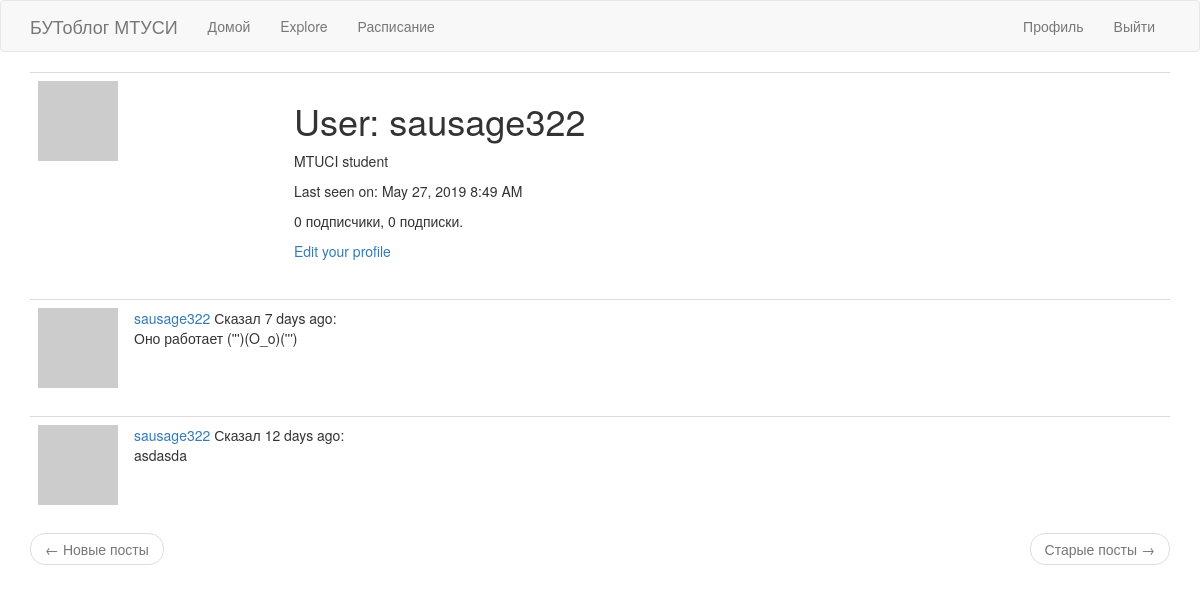
The app's page /user/sausage322 (signed in), older data.
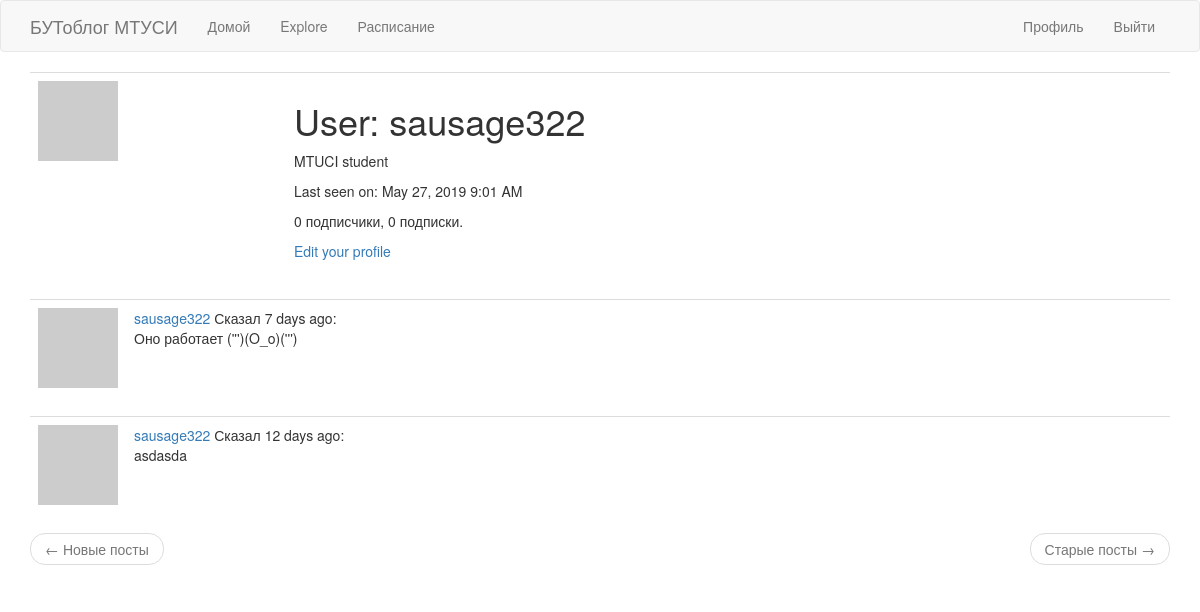
The same page, newer data.
### app/models.py (models this page shows, shortened)
class User(UserMixin, db.Model):
    id = db.Column(db.Integer, primary_key=True)
    username = db.Column(db.String(64), index=True, unique=True)
    email = db.Column(db.String(120), index=True, unique=True)
    password_hash = db.Column(db.String(128))
    posts = db.relationship('Post', backref='author', lazy='dynamic')
    about_me = db.Column(db.String(140))
    last_seen = db.Column(db.DateTime, default=datetime.utcnow)
    followed = db.relationship(
        'User', secondary=followers,
        primaryjoin=(followers.c.follower_id == id),
        secondaryjoin=(followers.c.followed_id == id),
        backref=db.backref('followers', lazy='dynamic'), lazy='dynamic')
    def avatar(self, size):
        digest = md5(self.email.lower().encode('utf-8')).hexdigest()
        return 'https://www.gravatar.com/avatar/{}?d=identicon&s={}'.format(
            digest, size)

### app/routes.py (the view)
@app.route('/user/<username>')
@login_required
def user(username):
    user = User.query.filter_by(username=username).first_or_404()
    page = request.args.get('page', 1, type=int)
    posts = user.posts.order_by(Post.timestamp.desc()).paginate(
        page, app.config['POSTS_PER_PAGE'], False)
    next_url = url_for('user', username=user.username, page=posts.next_num) \
        if posts.has_next else None
    prev_url = url_for('user', username=user.username, page=posts.prev_num) \
        if posts.has_prev else None
    return render_template('user.html', user=user, posts=posts.items,
                           next_url=next_url, prev_url=prev_url)

### app/models.py (called while the page is built)
@login.user_loader
def load_user(id):
    return User.query.get(int(id))

### app/routes.py (called while the page is built)
@app.before_request
def before_request():
    if current_user.is_authenticated:
        current_user.last_seen = datetime.utcnow()
        db.session.commit()

### app/templates/user.html
{% extends "base.html" %}
{% block app_content %}
    <table class="table table-hover">
        <tr>
            <td width="256px"><img src="{{ user.avatar(256) }}"></td>
            <td>
                <h1>User: {{ user.username }}</h1>
                {% if user.about_me %}<p>{{ user.about_me }}</p>{% endif %}
                {% if user.last_seen %}
                <p>Last seen on: {{ moment(user.last_seen).format('LLL') }}</p>
                {% endif %}
                <p>{{ user.followers.count() }} подписчики, {{ user.followed.count() }} подписки.</p>
                {% if user == current_user %}
                <p><a href="{{ url_for('edit_profile') }}">Edit your profile</a></p>
                {% elif not current_user.is_following(user) %}
                <p><a href="{{ url_for('follow', username=user.username) }}">Подписаться</a></p>
                {% else %}
                <p><a href="{{ url_for('unfollow', username=user.username) }}">Отписаться</a></p>
                {% endif %}
            </td>
        </tr>
    </table>
    {% for post in posts %}
        {% include '_post.html' %}
    {% endfor %}
    <nav aria-label="...">
        <ul class="pager">
            <li class="previous{% if not prev_url %} disabled{% endif %}">
                <a href="{{ prev_url or '#' }}">
                    <span aria-hidden="true">&larr;</span> Новые посты
                </a>
            </li>
            <li class="next{% if not next_url %} disabled{% endif %}">
                <a href="{{next_url or '#' }}">
                    Старые посты <span aria-hidden="true">&rarr;</span>
                </a>
            </li>
        </ul>
    </nav>
{% endblock %}

Row changes from the older to the newer data that the page shows:
changed User "sausage322": last_seen "May 27, 2019 8:49 AM" → "May 27, 2019 9:01 AM"
